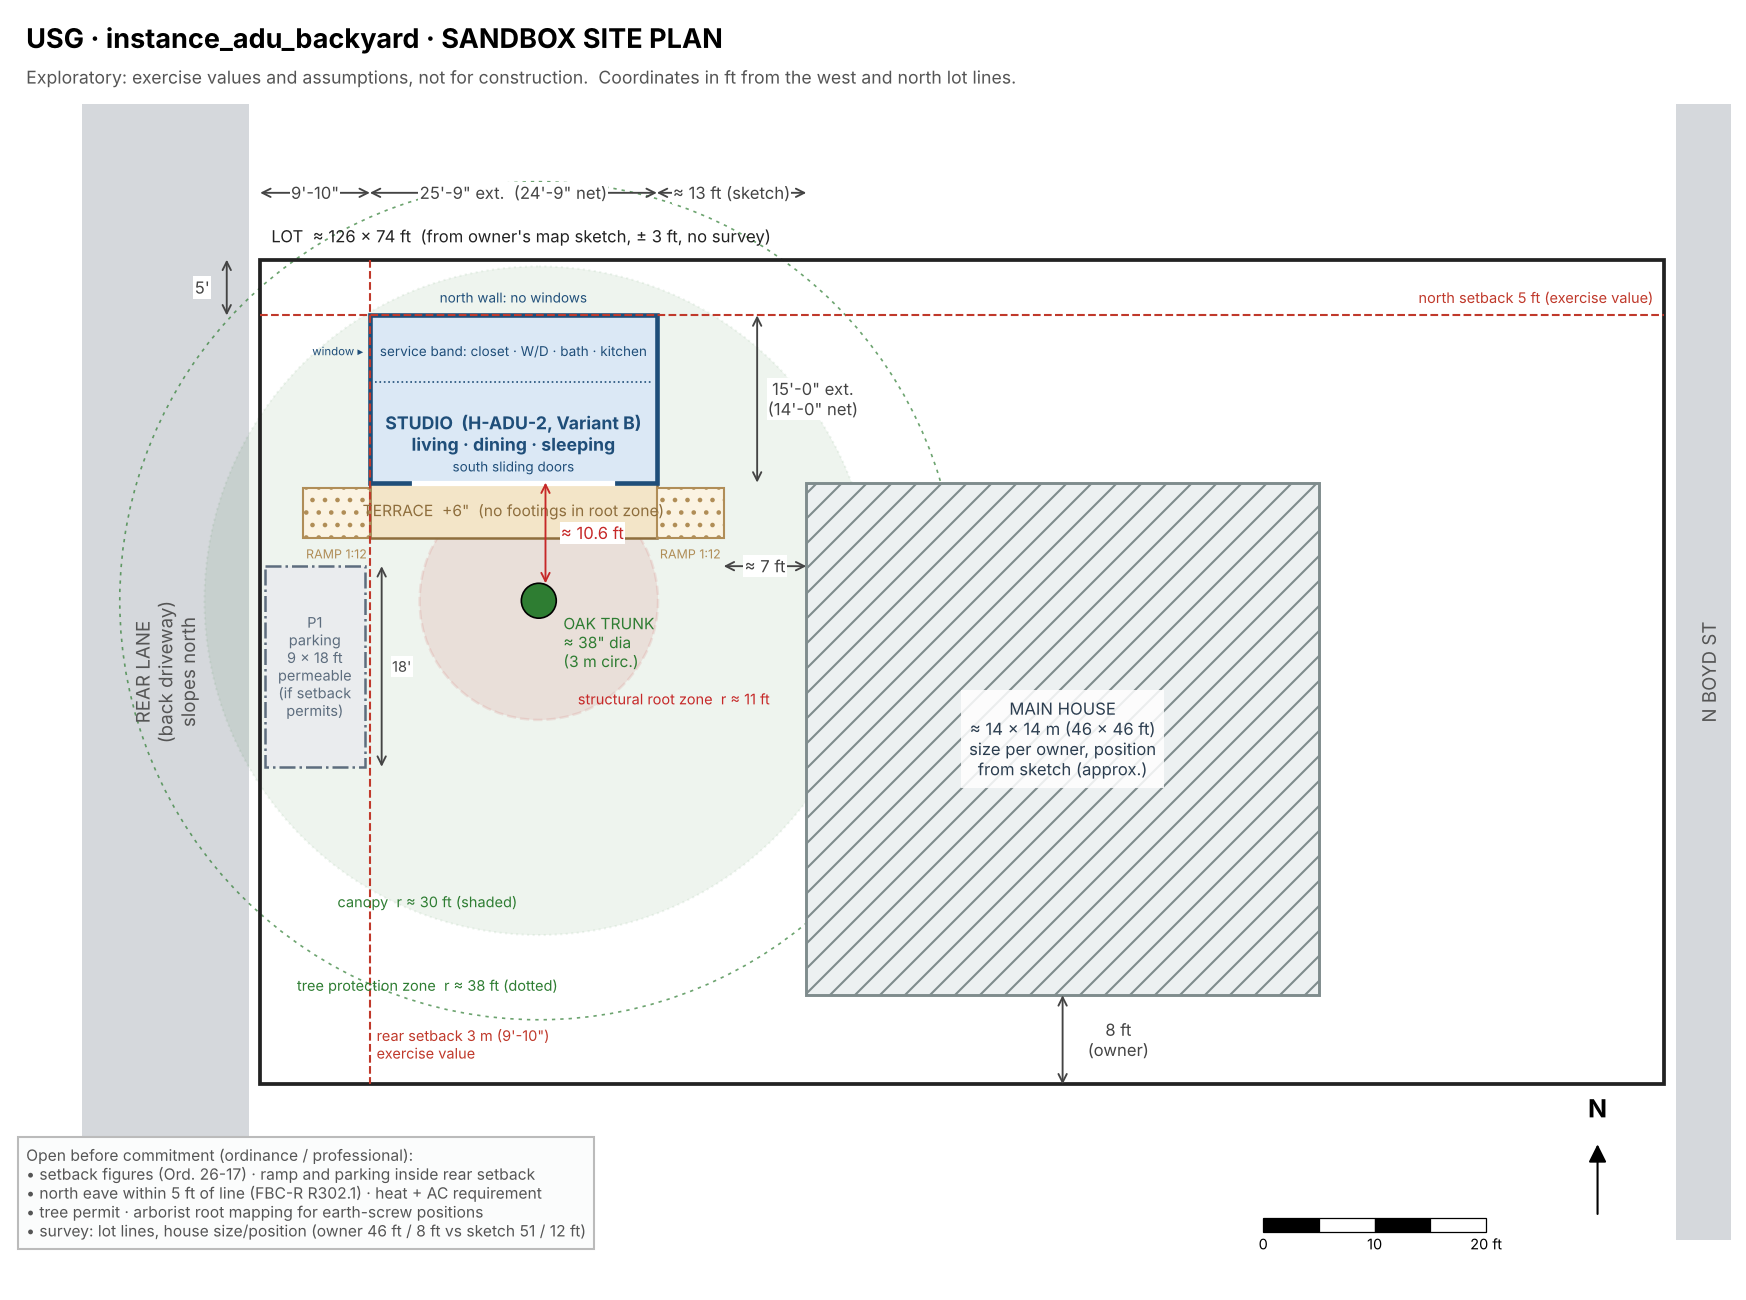

Write the Python code that produced this figure.
"""Sandbox site plan for instance_adu_backyard (exercise values, exploratory).
Coordinates in feet: x east from the west lot line, y south from the north lot line (north is up)."""
import matplotlib
matplotlib.use("Agg")
import matplotlib.pyplot as plt
from matplotlib.patches import Rectangle, Circle, FancyArrowPatch, Polygon

FT_M = 0.3048
LOT_W, LOT_D = 126.0, 74.0                    # from sketch, low confidence
REAR_SB, NORTH_SB = 3 / FT_M, 5.0             # exercise values
EXT_W, EXT_D = 25.75, 15.0                    # Variant B exterior
SX0, SY0 = REAR_SB, NORTH_SB
SX1, SY1 = SX0 + EXT_W, SY0 + EXT_D
TERR = 5.0
RAMP = 6.0
TRUNK = (25.0, 30.6)                          # from sketch
TRUNK_D = 3.0 / 3.14159 / FT_M                # 3 m circumference
SRZ, CANOPY, TPZ = 10.7, 30.0, 37.6
HOUSE = (49.0, 20.0, 46.0, 46.0)              # x, y, w, h: west wall from sketch, size and south distance per owner
PARK = (0.4, 27.5, 9.0, 18.0)

C = dict(lot="#222222", sb="#c0392b", studio="#1f4e79", terr="#8e6e3d", ramp="#b08d57", tree="#2e7d32",
         srz="#c62828", house="#7f8c8d", park="#5d6d7e", lane="#d5d8dc", dim="#444444", note="#555555")

fig, ax = plt.subplots(figsize=(16, 11), dpi=150)
ax.set_aspect("equal")
ax.set_xlim(-22, 132)
ax.set_ylim(92, -22)
ax.axis("off")

def dim(x0, y0, x1, y1, text, off=(0, 0), color=C["dim"], fs=8):
    ax.annotate("", xy=(x1, y1), xytext=(x0, y0),
                arrowprops=dict(arrowstyle="<->", color=color, lw=0.9, shrinkA=0, shrinkB=0))
    ax.text((x0 + x1) / 2 + off[0], (y0 + y1) / 2 + off[1], text, ha="center", va="center", fontsize=fs,
            color=color, bbox=dict(fc="white", ec="none", pad=0.6))

# context: lane and street
ax.add_patch(Rectangle((-16, -14), 15, 102, fc=C["lane"], ec="none"))
ax.text(-8.5, 37, "REAR LANE\n(back driveway)\nslopes north", rotation=90, ha="center", va="center", fontsize=9, color="#555")
ax.add_patch(Rectangle((127, -14), 6, 102, fc=C["lane"], ec="none"))
ax.text(130, 37, "N BOYD ST", rotation=90, ha="center", va="center", fontsize=9, color="#555")

# tree zones (behind everything)
ax.add_patch(Circle(TRUNK, TPZ, fc="none", ec=C["tree"], lw=0.8, ls=(0, (2, 3)), alpha=0.7))
ax.add_patch(Circle(TRUNK, CANOPY, fc="#2e7d32", ec=C["tree"], lw=1.0, ls=":", alpha=0.08))
ax.add_patch(Circle(TRUNK, SRZ, fc="#c62828", ec=C["srz"], lw=1.2, ls="--", alpha=0.10))
ax.add_patch(Circle(TRUNK, TRUNK_D / 2, fc=C["tree"], ec="black", lw=0.8))
ax.text(TRUNK[0] + 2.2, TRUNK[1] + 1.2, "OAK TRUNK\n≈ 38\" dia\n(3 m circ.)", fontsize=7.5, color=C["tree"], va="top")
ax.text(TRUNK[0] + 3.5, TRUNK[1] + 9.3, "structural root zone  r ≈ 11 ft", fontsize=7, color=C["srz"], ha="left")
ax.text(TRUNK[0] - 10, TRUNK[1] + 27.5, "canopy  r ≈ 30 ft (shaded)", fontsize=7, color=C["tree"], ha="center")
ax.text(TRUNK[0] - 10, TRUNK[1] + 35.0, "tree protection zone  r ≈ 38 ft (dotted)", fontsize=7, color=C["tree"], ha="center")

# lot and setbacks
ax.add_patch(Rectangle((0, 0), LOT_W, LOT_D, fc="none", ec=C["lot"], lw=1.8))
ax.plot([REAR_SB, REAR_SB], [0, LOT_D], color=C["sb"], lw=1.0, ls="--")
ax.plot([0, LOT_W], [NORTH_SB, NORTH_SB], color=C["sb"], lw=1.0, ls="--")
ax.text(REAR_SB + 0.6, LOT_D - 2, "rear setback 3 m (9'-10\")\nexercise value", fontsize=7, color=C["sb"], va="bottom")
ax.text(LOT_W - 1, NORTH_SB - 0.8, "north setback 5 ft (exercise value)", fontsize=7, color=C["sb"], ha="right", va="bottom")
ax.text(1, -1.2, "LOT  ≈ 126 × 74 ft  (from owner's map sketch, ± 3 ft, no survey)", fontsize=8, color=C["lot"], va="bottom")

# house
hx, hy, hw, hh = HOUSE
ax.add_patch(Rectangle((hx, hy), hw, hh, fc="#ecf0f1", ec=C["house"], lw=1.4, hatch="//"))
ax.text(hx + hw / 2, hy + hh / 2, "MAIN HOUSE\n≈ 14 × 14 m (46 × 46 ft)\nsize per owner, position\nfrom sketch (approx.)",
        ha="center", va="center", fontsize=8, color="#2c3e50", bbox=dict(fc="white", ec="none", alpha=0.85))
dim(hx + hw / 2, hy + hh, hx + hw / 2, LOT_D, "8 ft\n(owner)", off=(5, 0))

# parking P1
px, py, pw, ph = PARK
ax.add_patch(Rectangle((px, py), pw, ph, fc="#eaecee", ec=C["park"], lw=1.2, ls="-."))
ax.text(px + pw / 2, py + ph / 2, "P1\nparking\n9 × 18 ft\npermeable\n(if setback\npermits)", ha="center", va="center", fontsize=7, color=C["park"])

# terrace and ramps
ax.add_patch(Rectangle((SX0, SY1), EXT_W, TERR, fc="#f3e5c8", ec=C["terr"], lw=1.2))
ax.text(SX0 + EXT_W / 2, SY1 + TERR / 2, "TERRACE  +6\"  (no footings in root zone)", ha="center", va="center", fontsize=7.5, color=C["terr"])
for x0, x1, lab in ((SX0 - RAMP, SX0, "RAMP\n1:12"), (SX1, SX1 + RAMP, "RAMP\n1:12")):
    ax.add_patch(Rectangle((x0, SY1 + 0.5), RAMP, TERR - 0.5, fc="#fbf3e2", ec=C["ramp"], lw=1.0, hatch=".."))
    ax.text((x0 + x1) / 2, SY1 + TERR + 1.4, lab.replace("\n", " "), ha="center", va="center", fontsize=6, color=C["ramp"])

# studio
ax.add_patch(Rectangle((SX0, SY0), EXT_W, EXT_D, fc="#dbe8f5", ec=C["studio"], lw=2.2))
band_y = SY0 + 0.5 + 5.5
ax.plot([SX0 + 0.5, SX1 - 0.5], [band_y, band_y], color=C["studio"], lw=0.8, ls=":")
ax.text(SX0 + EXT_W / 2, SY0 + 3.2, "service band: closet · W/D · bath · kitchen", ha="center", va="center", fontsize=6.5, color=C["studio"])
ax.text(SX0 + EXT_W / 2, SY0 - 1.6, "north wall: no windows", ha="center", va="center", fontsize=6.5, color=C["studio"])
ax.text(SX0 + EXT_W / 2, SY0 + 10.6, "STUDIO  (H-ADU-2, Variant B)\nliving · dining · sleeping", ha="center", va="center", fontsize=8.5, color=C["studio"], fontweight="bold")
ax.plot([SX0 + 4, SX1 - 4], [SY1, SY1], color="white", lw=2.5)
ax.text(SX0 + EXT_W / 2, SY1 - 1.0, "south sliding doors", ha="center", fontsize=6.5, color=C["studio"])
ax.text(SX0 - 0.6, SY0 + 3.2, "window ▸", fontsize=5.5, color=C["studio"], ha="right", va="center")

# dimensions
dim(0, -6, REAR_SB, -6, "9'-10\"")
dim(SX0, -6, SX1, -6, "25'-9\" ext.  (24'-9\" net)")
dim(SX1, -6, hx, -6, f"≈ {hx - SX1:.0f} ft (sketch)")
dim(-3 + 0.0, 0, -3 + 0.0, NORTH_SB, "5'", off=(-2.2, 0))
dim(SX1 + 9, SY0, SX1 + 9, SY1, "15'-0\" ext.\n(14'-0\" net)", off=(5, 0))
dim(TRUNK[0] + 0.6, SY1, TRUNK[0] + 0.6, TRUNK[1] - TRUNK_D / 2, f"≈ {TRUNK[1] - SY1:.1f} ft", off=(4.2, 0), color=C["srz"])
dim(SX1 + RAMP, SY1 + TERR + 2.5, hx, SY1 + TERR + 2.5, f"≈ {hx - SX1 - RAMP:.0f} ft", color=C["dim"])
dim(px + pw + 1.5, py, px + pw + 1.5, py + ph, "18'", off=(1.8, 0), fs=7)

# north arrow and scale
ax.add_patch(FancyArrowPatch((120, 86), (120, 79), arrowstyle="-|>", mutation_scale=18, color="black"))
ax.text(120, 77.5, "N", ha="center", va="bottom", fontsize=12, fontweight="bold")
for i, x in enumerate(range(90, 110, 5)):
    ax.add_patch(Rectangle((x, 86), 5, 1.2, fc="black" if i % 2 == 0 else "white", ec="black", lw=0.6))
for x, t in ((90, "0"), (100, "10"), (110, "20 ft")):
    ax.text(x, 88.8, t, ha="center", fontsize=7)

# title and status notes
ax.text(-21, -19, "USG · instance_adu_backyard · SANDBOX SITE PLAN", fontsize=13, fontweight="bold")
ax.text(-21, -15.8, "Exploratory: exercise values and assumptions, not for construction.  Coordinates in ft from the west and north lot lines.",
        fontsize=8.5, color=C["note"])
notes = ("Open before commitment (ordinance / professional):\n"
         "• setback figures (Ord. 26-17) · ramp and parking inside rear setback\n"
         "• north eave within 5 ft of line (FBC-R R302.1) · heat + AC requirement\n"
         "• tree permit · arborist root mapping for earth-screw positions\n"
         "• survey: lot lines, house size/position (owner 46 ft / 8 ft vs sketch 51 / 12 ft)")
ax.text(-21, 79.5, notes, fontsize=7.5, color=C["note"], va="top",
        bbox=dict(fc="#fbfcfc", ec="#bbbbbb", pad=4))

plt.savefig("/home/claude/usg/drawings/sandbox_site_plan.png", bbox_inches="tight", facecolor="white")
plt.savefig("/home/claude/usg/drawings/sandbox_site_plan.svg", bbox_inches="tight", facecolor="white")
print("written")
